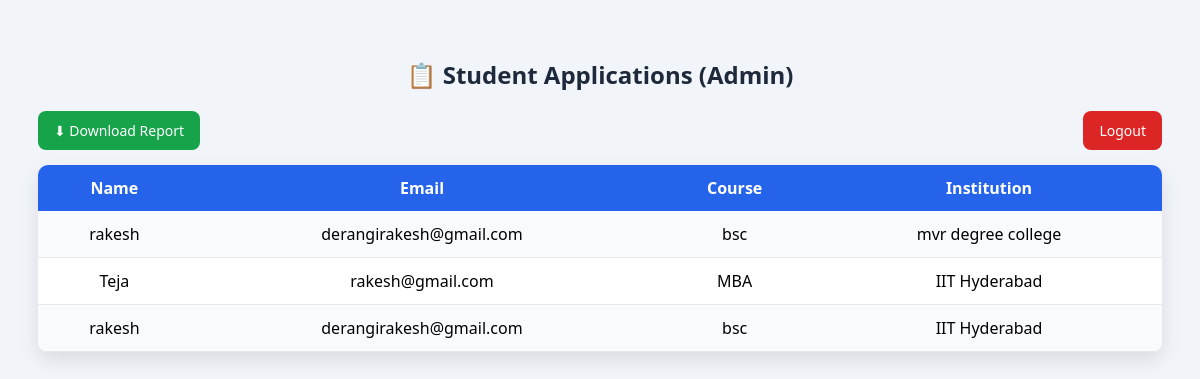
Page /admin-students/ (signed in) on the committed database.
### app/models.py (models this page shows, shortened)
class StudentApplication(models.Model):
    student_name = models.CharField(max_length=100)
    email = models.EmailField()
    institution = models.ForeignKey(Institution, on_delete=models.CASCADE)
    course = models.CharField(max_length=100)

class Institution(models.Model):
    name = models.CharField(max_length=200)
    rating = models.FloatField(default=0)
    accreditation = models.IntegerField(default=0)
    website_valid = models.IntegerField(default=0)
    reviews_count = models.IntegerField(default=0)
    placement_score = models.IntegerField(default=0)
    website = models.URLField(blank=True)
    image_url = models.URLField(blank=True)

### app/views.py (the view)
# urls.py: path("admin-students/", views.admin_students, name="admin_students"),
@login_required
def admin_students(request):
    students = StudentApplication.objects.all()
    return render(request, "admin_students.html", {"students": students})
    students = StudentApplication.objects.all()
    return render(request, "admin_students.html", {"students": students})

### app/templates/admin_students.html (shortened to what this page needs)
<!DOCTYPE html>
<html>
<head>
</head>
<body>
<h2>📋 Student Applications (Admin)</h2>
<div class="top-bar">
    <a href="{% url 'download_report' %}" class="btn download">⬇ Download Report</a>
    <a href="{% url 'admin_logout' %}" class="btn logout">Logout</a>
</div>
<table>
<tr>
    <th>Name</th>
    <th>Email</th>
    <th>Course</th>
    <th>Institution</th>
</tr>
{% for s in students %}
<tr>
    <td>{{ s.student_name }}</td>
    <td>{{ s.email }}</td>
    <td>{{ s.course }}</td>
    <td>{{ s.institution.name }}</td>
</tr>
{% empty %}
<tr>
    <td colspan="4" class="empty">No records found</td>
</tr>
{% endfor %}
</table>
</body>
</html>

### app/templates/admin_students.html (style rules this page uses)
body { font-family: "Segoe UI", Arial, sans-serif; background: #f1f5f9; padding: 30px; }
h2 { text-align: center; margin-bottom: 20px; color: #1e293b; }
.top-bar { display: flex; justify-content: space-between; align-items: center; margin-bottom: 15px; }
.btn { padding: 10px 16px; border-radius: 8px; border: none; cursor: pointer; font-size: 14px; text-decoration: none; color: white; }
.download { background: #16a34a; }
.logout { background: #dc2626; }
table { width: 100%; border-collapse: collapse; background: white; box-shadow: 0 8px 20px rgba(0,0,0,0.1); border-radius: 10px; overflow: hidden; }
th { background: #2563eb; color: white; padding: 12px; }
td { padding: 12px; text-align: center; border-bottom: 1px solid #e5e7eb; }
tr:nth-child(even) { background: #f8fafc; }

### rows in the picture
StudentApplication: student_name "rakesh", email "derangirakesh@gmail.com", course "bsc", institution.name "mvr degree college"
StudentApplication: student_name "Teja", email "rakesh@gmail.com", course "MBA", institution.name "IIT Hyderabad"
StudentApplication: student_name "rakesh", email "derangirakesh@gmail.com", course "bsc", institution.name "IIT Hyderabad"
